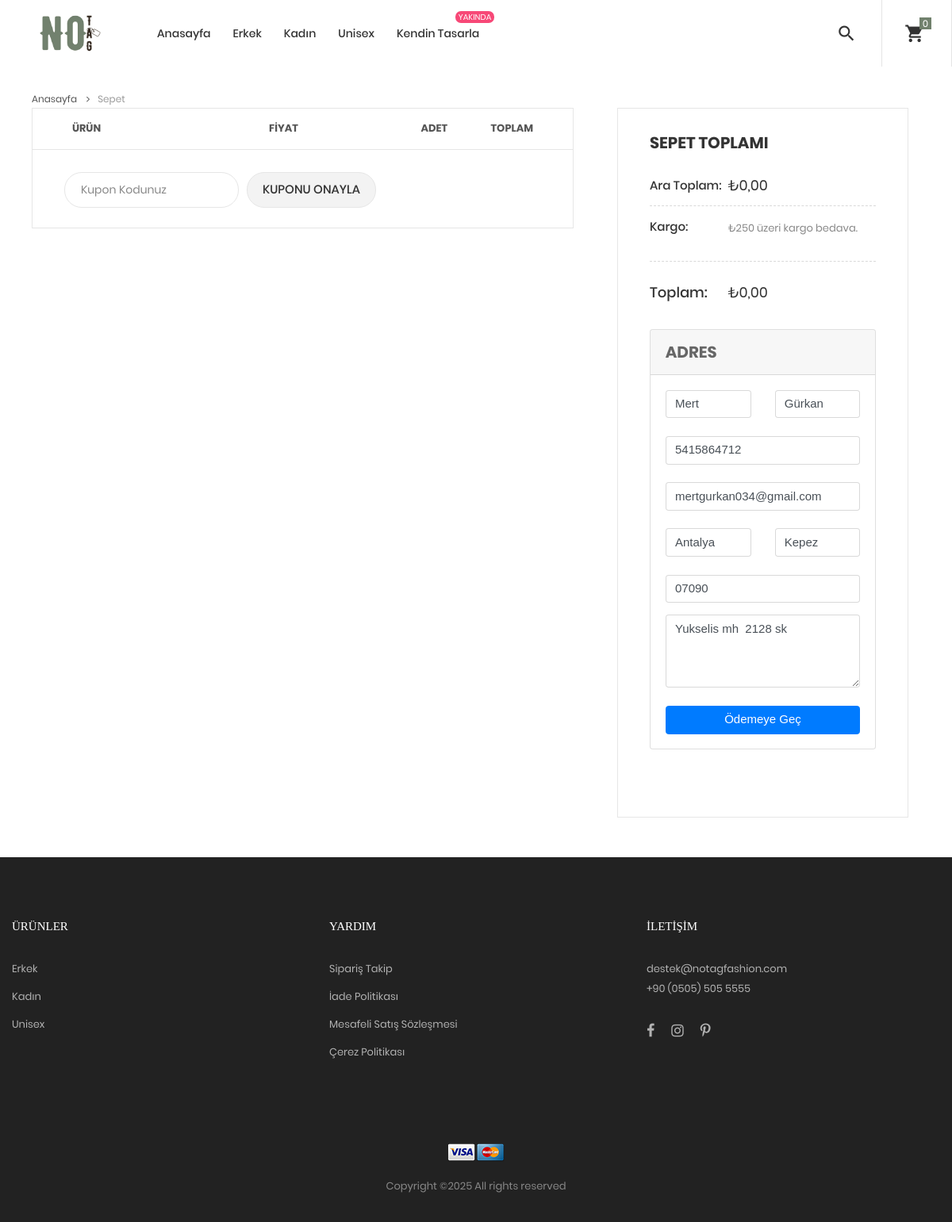
/sepet/ (signed in), run on the app's committed database.
### product/models.py (models this page shows, shortened)
class ParentCategory(models.Model):
    name = models.CharField(
        max_length=250,
        unique=True,
        verbose_name='Üst Kategori İsmi'
    )
    slug = models.SlugField(
        max_length=250,
        unique=True,
        verbose_name='Slug - Lütfen Burayı Değiştirmeyin-',
        blank=True
    )
    image = models.ImageField(
        upload_to = 'parentCategory',
        blank = True,
        verbose_name = 'Resim'
    )
    class Meta:
        ordering = ('name',)
        verbose_name = 'Üst Kategori'
        verbose_name_plural = 'Üst Kategoriler'

### order/models.py (models this page shows, shortened)
class Cart(models.Model):
    cart_id = models.CharField(max_length=250, blank=True)
    user = models.ForeignKey(CustomUser, on_delete=models.CASCADE, null=True, blank=True)
    date_added = models.DateField(auto_now_add=True)
    total = models.DecimalField(max_digits=10, decimal_places=2, default=0)
    class Meta:
        db_table = 'Cart'
        ordering = ['date_added']

class Adress(models.Model):
    user = models.ForeignKey(CustomUser, on_delete=models.CASCADE)
    phone = models.CharField(max_length=20, blank=True, verbose_name='Telefon')
    address = models.CharField(max_length=250, blank=True, verbose_name='Alıcı Adresi')
    city = models.CharField(max_length=250, blank=True, verbose_name='Alıcının İli')
    district = models.CharField(max_length=250, blank=True, verbose_name='Alıcının İlçesi')
    postCode = models.CharField(max_length=10, blank=True, verbose_name='Alıcı Posta Kodu')

### accounts/models.py (models this page shows, shortened)
class CustomUser(AbstractUser):
    username = None
    email = models.EmailField(
        max_length=100,
        unique=True
    )
    cerezler = models.BooleanField(
        default=False
    )
    USERNAME_FIELD = 'email'
    REQUIRED_FIELDS = []
    objects = CustomUserManager()

### product/views.py (the view)
# urls.py: path('sepet/', cart_detail, name='cart_detail'),
def cart_detail(request, total=0, counter=0):
    try:
        adres = Adress.objects.get(user=request.user)
    except ObjectDoesNotExist:
        adres = None
    cart = None
    cart_items = []
    if request.user.is_authenticated:
        cart, created = Cart.objects.get_or_create(user=request.user)
    else:
        session_key = request.session.session_key
        if not session_key:
            request.session.create()
            session_key = request.session.session_key
        cart, created = Cart.objects.get_or_create(cart_id=session_key)
    if cart:
        cart_items = CartItem.objects.filter(cart=cart, active=True)
    return render(request, 'cart.html', {
        'cart_items': cart_items,
        'adres' : adres
    })

### ecommerce/context_data/nav_context.py (called while the page is built)
def menu_links(request):
    cart = None
    cart_items = []
    if request.user.is_authenticated:
        cart, created = Cart.objects.get_or_create(user=request.user)
    else:
        session_key = request.session.session_key
        if not session_key:
            request.session.create()
            session_key = request.session.session_key
        cart, created = Cart.objects.get_or_create(cart_id=session_key)
    if cart:
        cart_items = CartItem.objects.filter(cart=cart, active=True)
    return {
        'parent_categories': ParentCategory.objects.only('id', 'name'),
        'categories': Category.objects.only('id', 'name', 'parent_categories'),
        'cart': cart,
        'cart_items': cart_items,
    }

### templates/cart.html (shortened to what this page needs)
{% extends "base/base.html" %}
{% block content %}
<div class="container">
    <div class="bread-crumb flex-w p-l-25 p-r-15 p-t-30 p-lr-0-lg">
        <a href="{% url "home" %}" class="stext-109 cl8 hov-cl1 trans-04">
            Anasayfa
            <i class="fa fa-angle-right m-l-9 m-r-10" aria-hidden="true"></i>
        </a>
        <span class="stext-109 cl4">
            Sepet
        </span>
    </div>
</div>
<div class="container">
    <div class="row">
        <div class="col-lg-10 col-xl-7 m-lr-auto m-b-50">
            <div class="m-l-25 m-r--38 m-lr-0-xl">
                <div class="wrap-table-shopping-cart">
                    <table class="table-shopping-cart">
                        <tr class="table_head">
                            <th class="column-1">Ürün</th>
                            <th class="column-2"></th>
                            <th class="column-3">Fiyat</th>
                            <th class="column-4">Adet</th>
                            <th class="column-5">Toplam</th>
                        </tr>
                    </table>
                </div>
                <div class="flex-w flex-sb-m bor15 p-t-18 p-b-15 p-lr-40 p-lr-15-sm">
                    <div class="flex-w flex-m m-r-20 m-tb-5">
                        <input class="stext-104 cl2 plh4 size-117 bor13 p-lr-20 m-r-10 m-tb-5" type="text" name="coupon" placeholder="Kupon Kodunuz">
                        <div class="flex-c-m stext-101 cl2 size-118 bg8 bor13 hov-btn3 p-lr-15 trans-04 pointer m-tb-5">
                            Kuponu Onayla
                        </div>
                    </div>
                </div>
            </div>
        </div>
        <div class="col-sm-10 col-lg-7 col-xl-5 m-lr-auto m-b-50">
            <div class="bor10 p-lr-40 p-t-30 p-b-40 m-l-63 m-r-40 m-lr-0-xl p-lr-15-sm">
                <h4 class="mtext-109 cl2 p-b-30">
                    Sepet Toplamı
                </h4>
                <div class="flex-w flex-t bor12 p-b-13">
                    <div class="size-208">
                        <span class="stext-110 cl2">
                            Ara Toplam:
                        </span>
                    </div>
                    <div class="size-209">
                        <span class="mtext-110 cl2">
                            ₺{{cart.total}}
                        </span>
                    </div>
                </div>
                <div class="flex-w flex-t bor12 p-t-15 p-b-30">
                    <div class="size-208 w-full-ssm">
                        <span class="stext-110 cl2">
                            Kargo:
                        </span>
                    </div>
                    <div class="size-209 p-r-18 p-r-0-sm w-full-ssm">
                        <p class="stext-111 cl6 p-t-2">
                            ₺250 üzeri kargo bedava.
                        </p>
                    </div>
                </div>
                <div class="flex-w flex-t p-t-27 p-b-33">
                    <div class="size-208">
                        <span class="mtext-101 cl2">
                            Toplam:
                        </span>
                    </div>
                    <div class="size-209 p-t-1">
                        <span class="mtext-110 cl2">
                            ₺{{cart.total}}
                        </span>
                    </div>
                </div>
                <div class="row">
                    <div class="col-md-12 mb-4">
                        <div class="card mb-4">
                            <div class="card-header py-3">
                                <h5 class="mb-0 mtext-109">Adres</h5>
                            </div>
                            <form id="adresForm" method="POST" action="{% url 'save_address' %}">
                                <div class="card-body">
                                    <div class="row mb-4">
                                        <div class="col">
                                            <div data-mdb-input-init class="form-outline">
                                                <input type="text" id="isim" class="form-control" name="first_name"
                                                       value="{{ request.user.first_name|default:'' }}" placeholder="İsim" required/>
                                            </div>
                                        </div>
                                        <div class="col">
                                            <div data-mdb-input-init class="form-outline">
                                                <input type="text" id="soyisim" class="form-control" name="last_name"
                                                       value="{{ request.user.last_name|default:'' }}" placeholder="Soyisim" required/>
                                            </div>
                                        </div>
                                    </div>
                                    <div data-mdb-input-init class="form-outline mb-4">
                                        <input name="phone" type="tel" id="telefon" class="form-control" pattern="[0-9]{10}"
                                               value="{% if adres %}{{ adres.phone }}{% endif %}" placeholder="Telefon" required />
                                    </div>
                                    <div data-mdb-input-init class="form-outline mb-4">
                                        <input type="email" id="email" class="form-control"  name='email'
                                               value="{{ request.user.email|default:'' }}" placeholder="E-mail"  required/>
                                    </div>
                                    <div class="row mb-4">
                                        <div class="col">
                                            <div data-mdb-input-init class="form-outline">
                                                <input type="text" id="il" class="form-control" name="city"
                                                       value="{% if adres %}{{ adres.city }}{% endif %}" placeholder="İl"  required/>
                                            </div>
                                        </div>
                                        <div class="col">
                                            <div data-mdb-input-init class="form-outline">
                                                <input type="text" id="ilce" class="form-control" name="district"
                                                       value="{% if adres %}{{ adres.district }}{% endif %}" placeholder="İlçe" required />
                                            </div>
                                        </div>
                                    </div>
                                    <div data-mdb-input-init class="form-outline">
                                        <input type="text" id="postaKodu" class="form-control mb-3" name="post_code"
                                               value="{% if adres %}{{ adres.postCode }}{% endif %}" placeholder="Posta Kodu" required />
                                    </div>
                                    <div data-mdb-input-init class="form-outline mb-4">
                                        <textarea class="form-control" id="adres" name="address" rows="4" placeholder="Mahalle, Sokak, Bina No, Daire No">{% if adres %}{{ adres.address }}{% endif %}</textarea>
                                    </div>
                                    <button type="submit" class="btn btn-primary w-100">Ödemeye Geç</button>
                                </div>
                            </form>
                        </div>
                    </div>
                </div>
            </div>
        </div>
    </div>
</div>
{% endblock content %}

### templates/base/components/nav.html (shortened to what this page needs)
{% load static %}
<body class="animsition">
	<header class="header-v2">
		<div class="container-menu-desktop trans-03">
			<div class="wrap-menu-desktop">
				<nav class="limiter-menu-desktop p-l-45">
					<a href="{% url "home" %}" class="logo">
						<img  src={% static "images/logo.png" %} alt="oneTAG-LOGO">
					</a>
					<div class="menu-desktop">
						<ul class="main-menu">
							<li class='active'>
								<a href="{% url "home" %}">Anasayfa</a>
							</li>
								{% for parent_category in parent_categories %}
												<li>
													<a href="#">{{parent_category.name}}</a>
												</li>
								{% endfor %}
							<li class="label1" data-label1="yakında">
								<a href="#">Kendin Tasarla</a>
							</li>
						</ul>
					</div>
					<div class="wrap-icon-header flex-w flex-r-m h-full">
						<div class="flex-c-m h-full p-r-24">
							<div class="icon-header-item cl2 hov-cl1 trans-04 p-lr-11 js-show-modal-search">
								<i class="zmdi zmdi-search"></i>
							</div>
						</div>
						<div class="flex-c-m h-full p-l-18 p-r-25 bor5">
							<div class="icon-header-item cl2 hov-cl1 trans-04 p-lr-11 icon-header-noti js-show-cart" data-notify="{{ cart_items|length }} ">
								<i class="zmdi zmdi-shopping-cart"></i>
							</div>
						</div>
						</div>
					</div>
			</div>
	</header>

### templates/base/components/footer.html (shortened to what this page needs)
{% load static %}
<footer class="bg3 p-t-75 p-b-32">
  <div class="container">
    <div class="row">
      <div class="col-sm-6 col-lg-4 p-b-50">
        <h4 class="stext-301 cl0 p-b-30">
          Ürünler
        </h4>
        <ul>
          {% for category in parent_categories %}
          <li class="p-b-10">
            <a href="#" class="stext-107 cl7 hov-cl1 trans-04">
              {{category.name}}
            </a>
          </li>
          {% endfor %}
        </ul>
      </div>
      <div class="col-sm-6 col-lg-4 p-b-50">
        <h4 class="stext-301 cl0 p-b-30">
          Yardım
        </h4>
        <ul>
          <li class="p-b-10">
            <a href="#" class="stext-107 cl7 hov-cl1 trans-04">
              Sipariş Takip
            </a>
          </li>
          <li class="p-b-10">
            <a href="#" class="stext-107 cl7 hov-cl1 trans-04">
              İade Politikası
            </a>
          </li>
          <li class="p-b-10">
            <a href="#" class="stext-107 cl7 hov-cl1 trans-04">
              Mesafeli Satış Sözleşmesi
            </a>
          </li>
          <li class="p-b-10">
            <a href="#" class="stext-107 cl7 hov-cl1 trans-04">
              Çerez Politikası
            </a>
          </li>
        </ul>
      </div>
      <div class="col-sm-6 col-lg-4 p-b-50">
        <h4 class="stext-301 cl0 p-b-30">
          İletişim
        </h4>
        <p class="stext-107 cl7 size-201">
          destek@notagfashion.com
        </p>
        <p class="stext-107 cl7 size-201">
          +90 (0505) 505 5555
        </p>
        <div class="p-t-27">
          <a href="#" class="fs-18 cl7 hov-cl1 trans-04 m-r-16">
            <i class="fa fa-facebook"></i>
          </a>
          <a href="#" class="fs-18 cl7 hov-cl1 trans-04 m-r-16">
            <i class="fa fa-instagram"></i>
          </a>
          <a href="#" class="fs-18 cl7 hov-cl1 trans-04 m-r-16">
            <i class="fa fa-pinterest-p"></i>
          </a>
        </div>
      </div>
    </div>
    <div class="p-t-40">
      <div class="flex-c-m flex-w p-b-18">
        <a href="#" class="m-all-1">
          <img src={% static "images/icons/icon-pay-02.png" %} alt="ICON-PAY">
        </a>
        <a href="#" class="m-all-1">
          <img src={% static "images/icons/icon-pay-03.png" %} alt="ICON-PAY">
        </a>
      </div>
      <p class="stext-107 cl6 txt-center">
Copyright &copy;<script>document.write(new Date().getFullYear());</script> All rights reserved
      </p>
    </div>
  </div>
</footer>
</body>
</html>

### data on the page
ParentCategory: name "Erkek"
ParentCategory: name "Kadın"
ParentCategory: name "Unisex"
Cart: total "0,00"
CustomUser: first_name "Mert", last_name "Gürkan", email "mertgurkan034@gmail.com"
Adress: phone "5415864712", city "Antalya", district "Kepez", post_code "07090", address "Yukselis mh 2128 sk"
